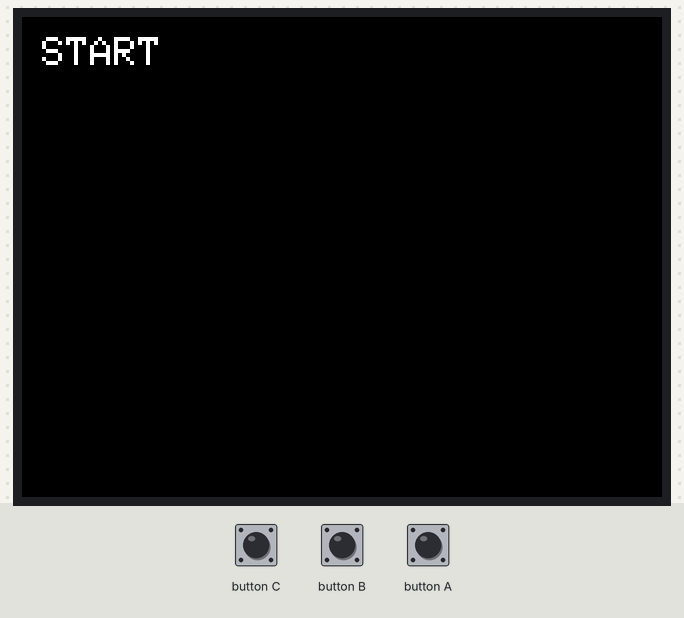
Recording of a sketch running on a simulated ESP32. On the bench: 320×240 colour display. WiFi joins after 1.5 s; servers stay silent unless stated; what the sketch prints to the serial monitor is not drawn.

Above: at 0.3 s.

The sketch:

m5stack.ino
```cpp
#include <HTTPClient.h>
#include <M5Stack.h>

// Wi-FiのSSID
char *ssid = "******";
// Wi-Fiのパスワード
char *password = "******";

void setup() {
  M5.begin(true, false, true);

  // スタート
  M5.Lcd.fillScreen(BLACK);
  M5.Lcd.setCursor(10, 10);
  M5.Lcd.setTextColor(WHITE);
  M5.Lcd.setTextSize(2);

  Serial.print("START");  // Arduino のシリアルモニタにメッセージを出す
  M5.Lcd.print(
      "START");  // M5Stack LCDディスプレイにメッセージを出す（英語のみ）

  // WiFi 接続開始
  WiFi.begin(ssid, password);

  while (WiFi.status() != WL_CONNECTED) {
    delay(500);

    // Arduino のシリアルモニタ・M5Stack LCDディスプレイ両方にメッセージを出す
    Serial.print(".");
    M5.Lcd.print(".");
  }

  M5.Lcd.setCursor(10, 40);
  M5.Lcd.setTextColor(WHITE);
  M5.Lcd.setTextSize(2);

  Serial.println(
      "");  // Arduino のシリアルモニタにメッセージを出し改行が最後に入る
  M5.Lcd.println(
      "");  // M5Stack
            // LCDディスプレイにメッセージを出す改行が最後に入る（英語のみ）

  Serial.println(
      "WiFi Connected.");  // Arduino のシリアルモニタにメッセージを出す
  M5.Lcd.println(
      "WiFi Connected.");  // M5Stack
                           // LCDディスプレイにメッセージを出す（英語のみ）
  M5.Lcd.setTextSize(6);
  M5.Lcd.setTextColor(WHITE);
  M5.Lcd.setCursor(10, 100);
}

String get_status() {
  M5.Lcd.fillScreen(BLACK);
  M5.Lcd.setCursor(10, 10);

  HTTPClient httpClient;

  // URL 設定
  String url = "https://********.workers.dev/status";

  httpClient.begin(url);
  String response = "";
  // ポストする
  int status_code = httpClient.GET();
  if (status_code == 200) {
    response = httpClient.getString();

    Serial.println("sended.");
  }
  httpClient.end();
  return response;
}

void loop() {
  M5.update();

  String res = get_status();

  if (res == "in_meeting") {
    M5.Lcd.fillScreen(MAROON);
    M5.Lcd.println("ON AIR");
  } else if (res == "in_mute") {
    M5.Lcd.fillScreen(NAVY);
    M5.Lcd.println("MUTE");
  }
  delay(3000);
}
```
